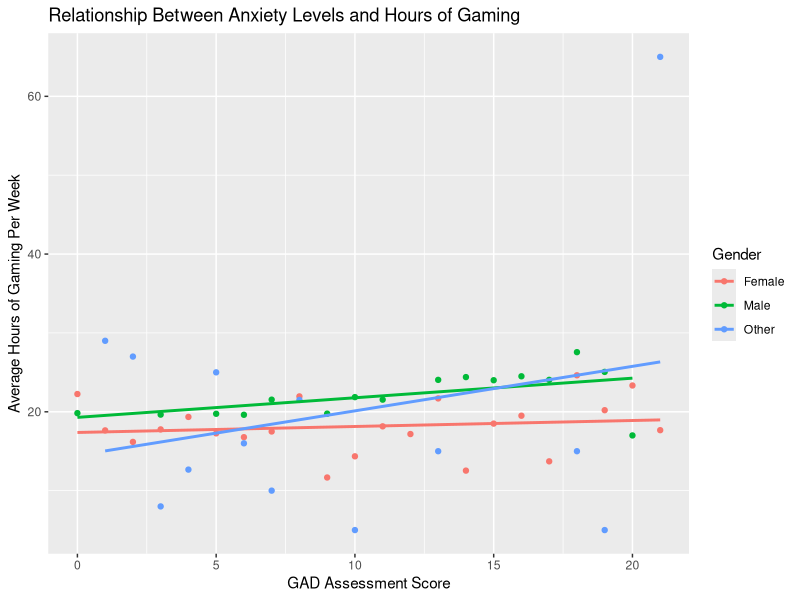

Reproduce this figure in R.
# Chart 2
# Anxiety Levels vs. Hours Gaming
library("dplyr")
library("ggplot2")

# Reads in csv filtered for USA residents only into a data frame
gamingStudy <- read.csv("data/GamingStudy_filtered.csv",
                        stringsAsFactors = FALSE)

# Takes gamingStudy and makes 3 data frames, 1 for each gender option. The data
# frames are made by grouping by the GAD_T score and averaging the number of 
# hours played by people with each GAD score.
female <- gamingStudy %>%
  select(Hours, GAD_T, Gender) %>%
  filter(Gender == "Female") %>%
  group_by(GAD_T) %>%
  summarize(avg_hours = mean(Hours)) %>%
  mutate(Gender = "Female")

male <- gamingStudy %>%
  select(Hours, GAD_T, Gender) %>%
  filter(Gender == "Male") %>%
  group_by(GAD_T) %>%
  summarize(avg_hours = mean(Hours)) %>%
  mutate(Gender = "Male")

other <- gamingStudy %>%
  select(Hours, GAD_T, Gender) %>%
  filter(Gender == "Other") %>%
  group_by(GAD_T) %>%
  summarize(avg_hours = mean(Hours)) %>%
  mutate(Gender = "Other")

# Full joins the three data frames separated by gender into one data frame
all_genders <- full_join(female, male) %>%
  full_join(other)

# Plots a scatter plot of the GAD assessment scores by the average hours of
# games played, colored by gender
ggplot(all_genders, aes(x = GAD_T, y = avg_hours, color = Gender)) +
  geom_point() +
  geom_smooth(method = lm, se = FALSE) +
  labs(title = "Relationship Between Anxiety Levels and Hours of Gaming",
       x = "GAD Assessment Score", y = "Average Hours of Gaming Per Week")
